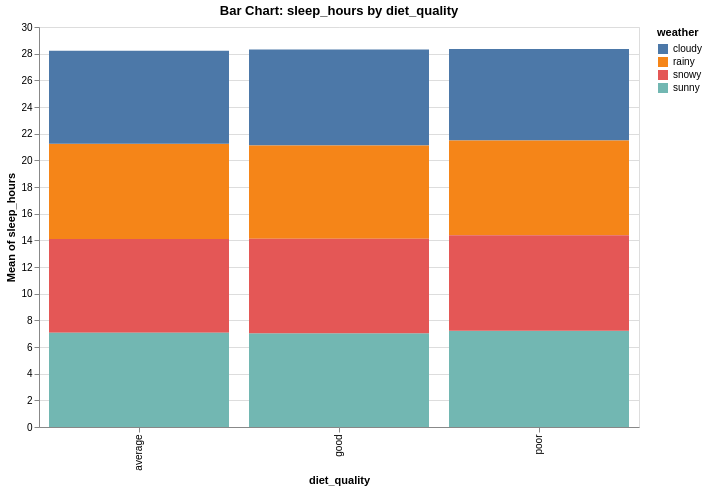

The specification (Vega-Lite) saved for this image:
### Vega-Lite specification from a JSON file in a GitHub repository (floating-point values rounded to 4 significant figures; data arrays with more than 128 entries replaced by an {"elided": "..."} marker saying what was removed)
{"$schema": "https://vega.github.io/schema/vega-lite/v5.json", "title": "Bar Chart: sleep_hours by diet_quality", "width": 600, "height": 400, "data": {"values": {"elided": "2000 records"}}, "mark": "bar", "encoding": {"x": {"field": "diet_quality", "type": "nominal", "scale": {}}, "y": {"field": "sleep_hours", "type": "quantitative", "aggregate": "mean", "scale": {}}, "color": {"field": "weather", "type": "nominal"}, "tooltip": [{"field": "diet_quality", "type": "nominal"}, {"field": "sleep_hours", "type": "quantitative", "aggregate": "mean"}, {"field": "weather", "type": "nominal"}]}, "transform": [], "params": []}
